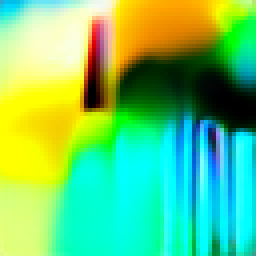
#> input picture assets/planet/planet_generic.png, 64 x 64 px (shown 4 times larger)
$ python process_planets.py
#> lines starting #> are read from the running program, lines starting #| are printed output that depends on the picture
#> (the call stopped at in generate, `res = subprocess.run(cmd, cwd=ROOT)`: subprocess is not available in this run)
#> in main, img is the input picture: PIL image 64x64 RGB; mean R, G, B 104, 202.2, 115.6
#!/usr/bin/env python3
"""ComfyUI generate + chroma-key post-process for planet group (3).

Generation is ComfyUI-only. Pillow only knocks out the generated backdrop,
crops the globe, and nearest-neighbor fits it into a 64x64 RGBA canvas.
"""
from __future__ import annotations

import hashlib
import json
import os
import subprocess
import sys
import time

from PIL import Image

ROOT = os.path.dirname(os.path.dirname(os.path.abspath(__file__)))
MANIFEST_PATH = os.path.join(ROOT, "docs", "assets", "MANIFEST.json")
TARGET = 38  # ~60% of 64x64, matching earth/ship regen padding
DARK = 40
LIGHT_MIN = 180
SIM = 28

PLANETS = [
    {
        "path": "assets/planet/planet_generic.png",
        "seed": 20260905201,
        "prompt": (
            "pixel art, 16-bit, small round alien planet sprite, tiny cratered "
            "rocky globe, subtle gray-brown color bands, circular sphere centered "
            "in frame with padding, isolated game sprite, black background, no "
            "text, no watermark, no rings, no stars, no frame, no atmosphere glow"
        ),
        "qa_name": "neutral rocky planet",
    },
    {
        "path": "assets/planet/planet_hub.png",
        "seed": 20260905202,
        "prompt": (
            "pixel art, 16-bit, small round galaxy checkpoint hub planet sprite, "
            "tiny distinctive world with a golden equatorial landing ring and a "
            "bright central beacon, cratered surface, circular sphere centered in "
            "frame with padding, isolated game sprite, black background, no text, "
            "no watermark, no stars, no frame"
        ),
        "qa_name": "hub planet with gold ring",
    },
    {
        "path": "assets/planet/planet_shop.png",
        "seed": 20260905203,
        "prompt": (
            "pixel art, 16-bit, small round galaxy shop market planet sprite, "
            "tiny trading world with a cyan neon bazaar ring and clustered market "
            "lights around the equator, cratered surface, circular sphere centered "
            "in frame with padding, isolated game sprite, black background, no "
            "text, no watermark, no stars, no frame"
        ),
        "qa_name": "shop planet with cyan bazaar ring",
    },
]


def generate(spec: dict) -> None:
    cmd = [
        sys.executable,
        "tools/comfyui_asset_pipeline.py",
        "--asset-path",
        spec["path"],
        "--prompt",
        spec["prompt"],
        "--width",
        "512",
        "--height",
        "512",
        "--seed",
        str(spec["seed"]),
        "--qa",
        f"INBOX group (3) planet regen: 64x64 transparent {spec['qa_name']}",
    ]
    print("Generating", spec["path"], "seed", spec["seed"], flush=True)
    res = subprocess.run(cmd, cwd=ROOT)
    if res.returncode != 0:
        raise SystemExit(res.returncode)


def _similar(a, b, tol: int) -> bool:
    return abs(a[0] - b[0]) <= tol and abs(a[1] - b[1]) <= tol and abs(a[2] - b[2]) <= tol


def flood_transparent(img: Image.Image) -> Image.Image:
    img = img.convert("RGBA")
#> img: PIL image 64x64 RGBA
    w, h = img.size
#> w = 64; h = 64
    px = img.load()
    corners = [px[0, 0], px[w - 1, 0], px[0, h - 1], px[w - 1, h - 1]]
#> corners = [(39, 169, 211, 255), (181, 234, 113, 255), (224, 250, 139, 255), (51, 163, 145, 255)]
    avg = tuple(sum(c[i] for c in corners) // 4 for i in range(3))
#> avg = (123, 204, 152)
    dark_mode = avg[0] < DARK and avg[1] < DARK and avg[2] < DARK
#> dark_mode = False
    light_mode = avg[0] >= LIGHT_MIN and avg[1] >= LIGHT_MIN and avg[2] >= LIGHT_MIN
#> light_mode = False
    seen = [[False] * h for _ in range(w)]
    stack = []
    for x in range(w):
        stack.append((x, 0))
        stack.append((x, h - 1))
    for y in range(h):
        stack.append((0, y))
        stack.append((w - 1, y))
    while stack:
        x, y = stack.pop()
        if x < 0 or y < 0 or x >= w or y >= h or seen[x][y]:
            continue
        seen[x][y] = True
        r, g, b, a = px[x, y]
        if dark_mode:
            if r >= DARK or g >= DARK or b >= DARK:
                continue
        elif light_mode:
            if not _similar((r, g, b), avg, SIM):
                continue
        else:
            if not _similar((r, g, b), avg, SIM):
                continue
        px[x, y] = (0, 0, 0, 0)
        stack.extend(((x + 1, y), (x - 1, y), (x, y + 1), (x, y - 1)))
#> this loop made 256 passes
#> (x, y, r, g, b) on passes 2 to 4: (0, 63, 224, 250, 139), (63, 62, 27, 184, 150), (0, 62, 231, 255, 134)
#> after the loop, seen = 64 items; stack = []
    return img


def fit_64(img: Image.Image, path: str) -> Image.Image:
#> called with path = 'assets/planet/planet_generic.png'
    bbox = img.getbbox()
#> bbox = (0, 0, 64, 64)
    if not bbox:
        raise SystemExit(f"{path} became fully transparent")
    cropped = img.crop(bbox)
    w, h = cropped.size
#> w = 64; h = 64
    ratio = min(TARGET / w, TARGET / h)
#> ratio = 0.594
    new_w = max(1, int(w * ratio))
#> new_w = 38
    new_h = max(1, int(h * ratio))
#> new_h = 38
    resized = cropped.resize((new_w, new_h), Image.Resampling.NEAREST)
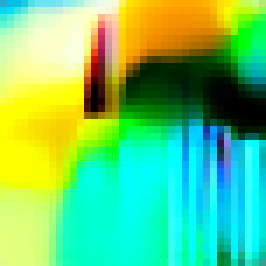
#> resized: PIL image 38x38 RGBA (shown 7 times larger); mean R, G, B, A 103.7, 202.2, 115.6, 255
    final = Image.new("RGBA", (64, 64), (0, 0, 0, 0))
#> final: PIL image 64x64 RGBA; every value is 0
    final.paste(resized, ((64 - new_w) // 2, (64 - new_h) // 2))
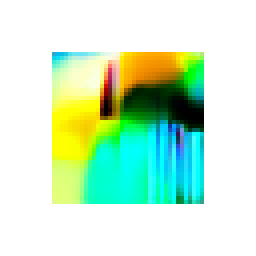
#> final: PIL image 64x64 RGBA (shown 4 times larger); mean R, G, B, A 36.6, 71.3, 40.8, 89.9; transparent parts drawn white
    return final


def update_manifest(path: str, seed: int, qa_name: str, opaque: int, body: tuple[int, int]) -> str:
    full = os.path.join(ROOT, path)
    with open(full, "rb") as fh:
        sha = hashlib.sha256(fh.read()).hexdigest()
    with Image.open(full) as im:
        width, height = im.size
        mode = im.mode
    with open(MANIFEST_PATH, "r", encoding="utf-8") as fh:
        entries = json.load(fh)
    found = False
    for entry in entries:
        if entry.get("path") == path:
            entry["sha256"] = sha
            entry["width"] = width
            entry["height"] = height
            entry["qa"] = (
                f"INBOX group (3): {width}x{height} {mode} transparent {qa_name}, "
                f"seed {seed}, body {body[0]}x{body[1]} centered with padding, "
                f"opaque={opaque}, corners transparent"
            )
            found = True
            break
    if not found:
        raise SystemExit(f"manifest missing {path} after pipeline")
    with open(MANIFEST_PATH, "w", encoding="utf-8") as fh:
        json.dump(entries, fh, indent=2, ensure_ascii=False)
        fh.write("\n")
    return sha


def body_size(img: Image.Image) -> tuple[int, int]:
    bbox = img.getbbox()
    if not bbox:
        return (0, 0)
    return (bbox[2] - bbox[0], bbox[3] - bbox[1])


def main() -> int:
    for spec in PLANETS:
        generate(spec)
        full = os.path.join(ROOT, spec["path"])
        img = Image.open(full)
        processed = fit_64(flood_transparent(img), spec["path"])
        processed.save(full)
        opaque = sum(1 for p in processed.getdata() if p[3] > 0)
#> opaque = 1444
        body = body_size(processed)
#> in body_size, `bbox = img.getbbox()`: bbox = (13, 13, 51, 51)
#> body = (38, 38)
        print(
            f"Saved {spec['path']} mode={processed.mode} opaque={opaque}/4096 body={body}",
            flush=True,
        )
#| Saved assets/planet/planet_generic.png mode=RGBA opaque=1444/4096 body=(38, 38)
        sha = update_manifest(spec["path"], spec["seed"], spec["qa_name"], opaque, body)
        print(f"manifest sha256={sha}", flush=True)
    print("downloaded_at", time.strftime("%Y-%m-%dT%H:%M:%SZ", time.gmtime()))
    return 0


if __name__ == "__main__":
#> (the run stopped early here; a loop or call above may not have finished)
